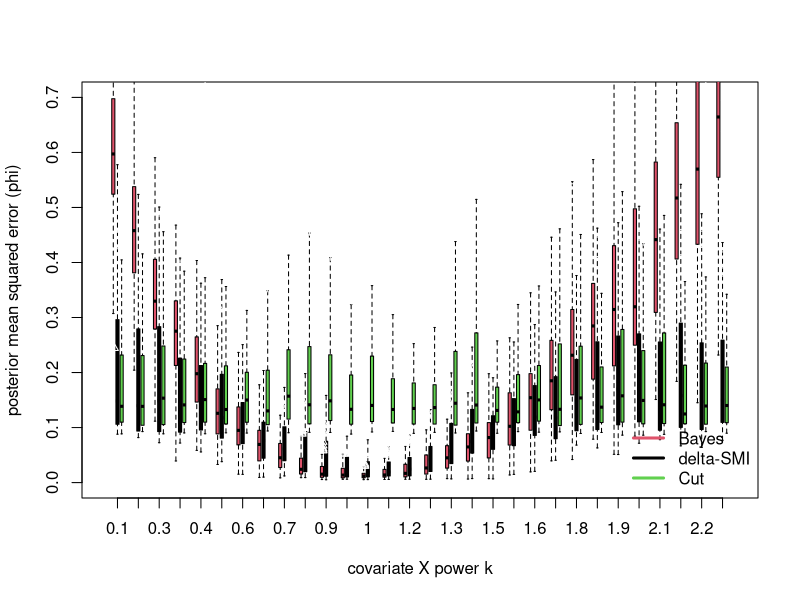
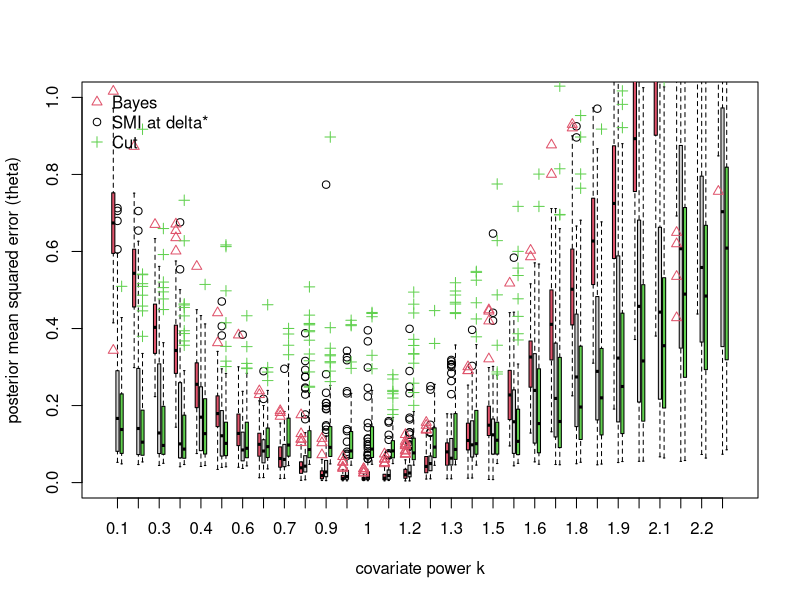
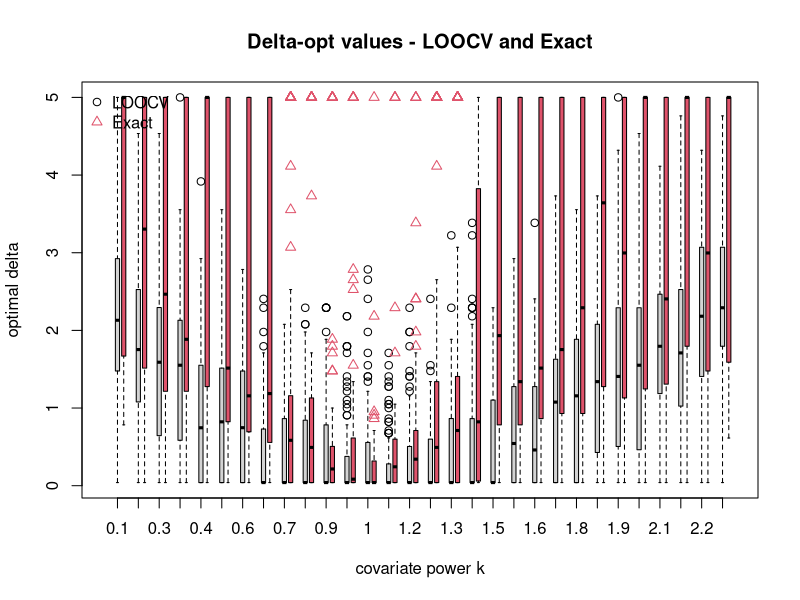

Generate these figures, in order, with R:
###################################################################
setwd("~/collab - Kate/delta-SMI-repository")

rm(list=ls())
set.seed(0) 

yim <- function(phi,theta,x,s,n,k=2){
  return(rnorm(n,theta*x^k+phi,s))
}

zim <- function(phi,s,n){
  return(rnorm(n,phi,s))
}

xim <- function(n, centre, spread) {
  #return(rnorm(n,mean = centre, sd=spread))
  return(runif(n,min=centre-spread,max=centre+spread))
  #n=50; m=n/2; sy=0.5; sz=2#
  #phi_T=0; theta_T=1; X.centre=1; X.spread=1
}

#priors for theta and phi are ~1 improper

#observation model setup and data
n=30; m=n/3; sy=0.25; sz=1; X.centre=1; X.spread=1#
phi_T=0; theta_T=1; 
#X.centre=2/3; X.spread=2/3 #these are nice values for illustration - artificial because the cut limit is exactly correct

#the number of K-values and the list of K-values we consider
K.len=30; 
K=seq(from=0.1,to=2.3,length.out=K.len)

#the number of reps per k-val
N.trials=100

#for each k,trial pair we get the MSE and store it - we stor cut and bayes as well
MSE.phi=MSE.theta=MSE.phi.B=MSE.theta.B=MSE.phi.C=MSE.theta.C=delta.opt.loocv=delta.opt.exact=matrix(NA,K.len,N.trials,dimnames = list(K))

T.sim=1e3
v.gam <- 5^seq(from=-2,to=1,length.out=100); #my delta is sqrt(gamma) from Kate's 
n.gam=length(v.gam)

#trial=1; k.ind=1

for(trial in 1:N.trials){
  for (k.ind in 1:K.len) {
    #simulate some new synthetic data
    xobs <- xim(n=n,centre=X.centre, spread=X.spread)
    yobs <- yim(phi=phi_T,theta=theta_T,x=xobs,s=sy,n=n,k=K[k.ind]); 
    zobs <- zim(phi=phi_T,s=sz,m); 
    
    ELPDz=rep(0,n.gam)
    
    mx=mean(xobs); mxy=mean(xobs*yobs); mxx=mean(xobs^2)
    my=mean(yobs)
    
    rho=(sy^2+v.gam^2)*(m-1)/(sz^2*n)
    for (ii in 1:m) {
      mz=mean(zobs[-ii])
      s.phi=sqrt(rho*sz^2/(m-1))/sqrt(rho+1-mx^2/mxx)
      mu.phi=(rho*mz+my*(1-mx*mxy/(mxx*my)))/(rho+1-mx^2/mxx)
      for (j in 1:n.gam) {ELPDz[j] = ELPDz[j]+dnorm(zobs[ii],mean=mu.phi[j],sd=sqrt(s.phi[j]^2+sz^2),log=T) }
    }
    ELPDz=ELPDz/m
    
    which.delta.loocv=which.max(ELPDz) #if we choose delta based on ELPDz
    delta.star.loocv=v.gam[which.delta.loocv]
    delta.opt.loocv[k.ind,trial]=delta.star.loocv
    
    #now delta is chosen sample post
    mz=mean(zobs)
    
    rho=(sy^2+v.gam^2)*m/(sz^2*n)
    s.thGphY=sy/sqrt(n*mxx)
    s.phi=sqrt(rho*sz^2/m)/sqrt(rho+1-mx^2/mxx)
    mu.phi=(rho*mz+my*(1-mx*mxy/(mxx*my)))/(rho+1-mx^2/mxx)
    s22=s.phi^2+sz^2
    
    ELPDz.exact = -0.5*log(2*pi)-0.5*log(s22)-(0.5/s22)*(sz^2+phi_T^2-2*phi_T*mu.phi+mu.phi^2)
    which.delta.exact=which.max(ELPDz.exact) #if we choose delta based on ELPDz
    delta.star.exact=v.gam[which.delta.exact]
    delta.opt.exact[k.ind,trial]=delta.star.exact
    
    #SMI sim at delta.star.loocv
    PHI=rnorm(T.sim,mean=mu.phi[which.delta.loocv],sd=s.phi[which.delta.loocv]) #we need sampled phi's to sample theta - could calculate theta marginal
    mu.thGphY=(mxy-PHI*mx)/mxx
    THETA=rnorm(T.sim,mean=mu.thGphY,sd=s.thGphY)
    
    #just trusting the limits when delta~0 and delta~inf
    PHI.BAYES=rnorm(T.sim,mean=mu.phi[1],sd=s.phi[1])
    mu.thGphY=(mxy-PHI.BAYES*mx)/mxx
    THETA.BAYES=rnorm(T.sim,mean=mu.thGphY,sd=s.thGphY)
    
    PHI.CUT=rnorm(T.sim,mean=mu.phi[n.gam],sd=s.phi[n.gam])
    mu.thGphY=(mxy-PHI.CUT*mx)/mxx
    THETA.CUT=rnorm(T.sim,mean=mu.thGphY,sd=s.thGphY)
    
    MSE.phi[k.ind,trial]=mean( (PHI-phi_T)^2 )
    MSE.theta[k.ind,trial]=mean( (THETA-theta_T)^2 )
    
    MSE.phi.B[k.ind,trial]=mean( (PHI.BAYES-phi_T)^2 )
    MSE.theta.B[k.ind,trial]=mean( (THETA.BAYES-theta_T)^2 )
    
    MSE.phi.C[k.ind,trial]=mean( (PHI.CUT-phi_T)^2 )
    MSE.theta.C[k.ind,trial]=mean( (THETA.CUT-theta_T)^2 )
    
  }
  print(trial)
}

#pdf(file="PMSE-regression-example.pdf")
# boxplot(t(MSE.phi),boxwex=0.15,ylim=c(0,0.7),names=as.character(round(K,1)),
#         xlab="covariate X power k",ylab="posterior mean squared error (phi)")
# boxplot(t(MSE.phi.B),boxwex=0.15,add=TRUE,names=NULL,col=2,outcol=2,pch=2,axes=FALSE,at=1:K.len-0.2)
# boxplot(t(MSE.phi.C),boxwex=0.15,add=TRUE,names=NULL,col=3,outcol=3,pch=3,axes=FALSE,at=1:K.len+0.2)
boxplot(t(MSE.phi),boxwex=0.15,ylim=c(0,0.7),col=1,outcol=0,names=as.character(round(K,1)),
        xlab="covariate X power k",ylab="posterior mean squared error (phi)")
boxplot(t(MSE.phi.B),boxwex=0.15,add=TRUE,names=NULL,col=2,outcol=0,pch=2,axes=FALSE,at=1:K.len-0.2)
boxplot(t(MSE.phi.C),boxwex=0.15,add=TRUE,names=NULL,col=3,outcol=0,pch=3,axes=FALSE,at=1:K.len+0.2)
legend("bottomright", legend = c("Bayes","delta-SMI","Cut") , 
       col = c(2,1,3) , bty = "n", lwd=c(3,3,3))
#dev.off()

boxplot(t(MSE.theta),boxwex=0.15,ylim=c(0,1),names=as.character(round(K,1)),
        xlab="covariate power k",ylab="posterior mean squared error (theta)")
boxplot(t(MSE.theta.B),boxwex=0.15,add=TRUE,names=NULL,col=2,outcol=2,pch=2,axes=FALSE,at=1:K.len-0.2)
boxplot(t(MSE.theta.C),boxwex=0.15,add=TRUE,names=NULL,col=3,outcol=3,pch=3,axes=FALSE,at=1:K.len+0.2)
legend("topleft", legend = c("Bayes","SMI at delta*","Cut") , 
       col = c(2,1,3) , bty = "n", pch=c(2,1,3))

boxplot(t(delta.opt.loocv),boxwex=0.2,pch=1,names=as.character(round(K,1)),main="Delta-opt values - LOOCV and Exact",
        xlab="covariate power k",ylab="optimal delta")
boxplot(t(delta.opt.exact),boxwex=0.2,add=TRUE,names=NULL,col=2,outcol=2,pch=2,axes=FALSE,at=1:K.len+0.3)
legend("topleft", legend = c("LOOCV","Exact") , 
       col = c(1,2) , bty = "n", pch=c(1,2))
#dev.off()
